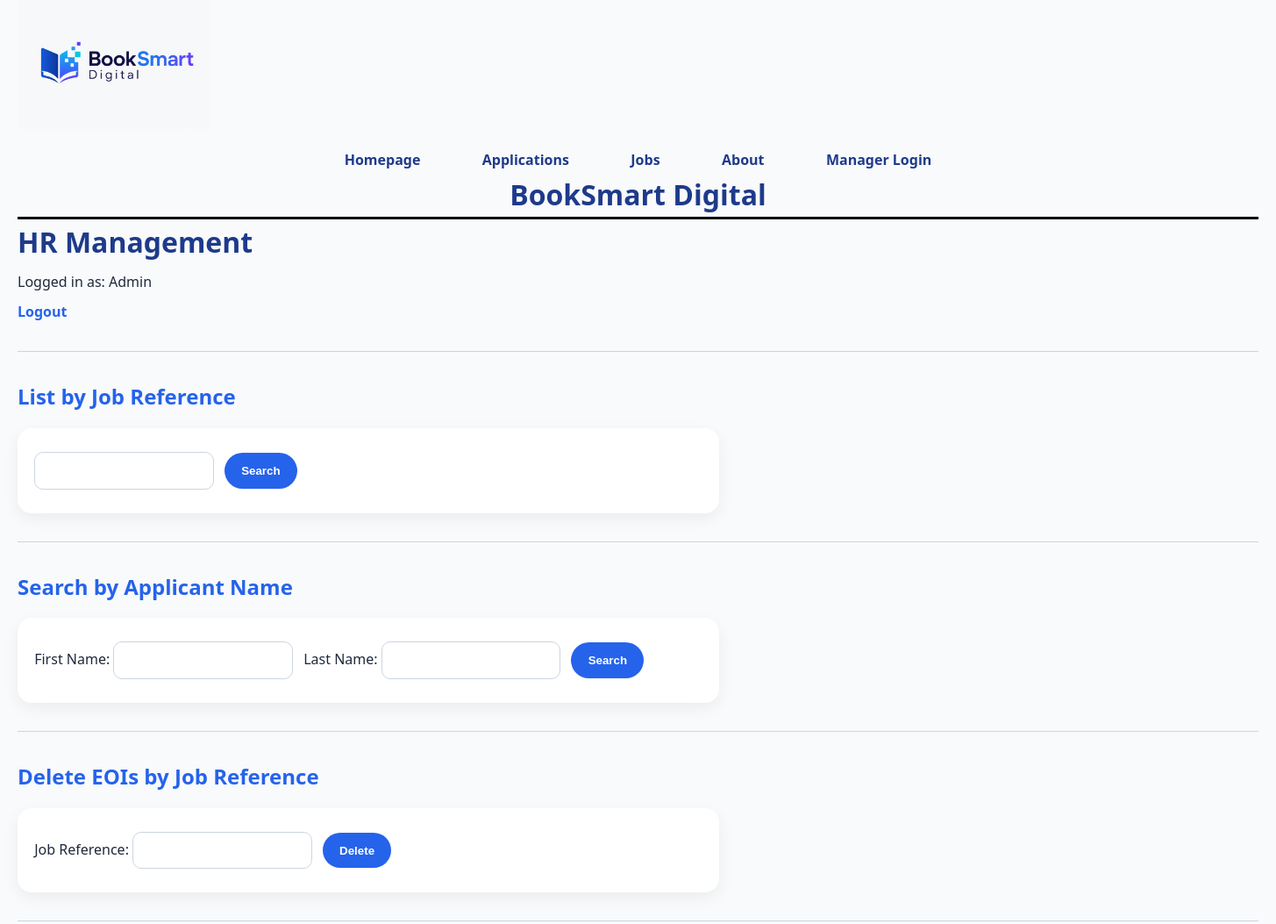
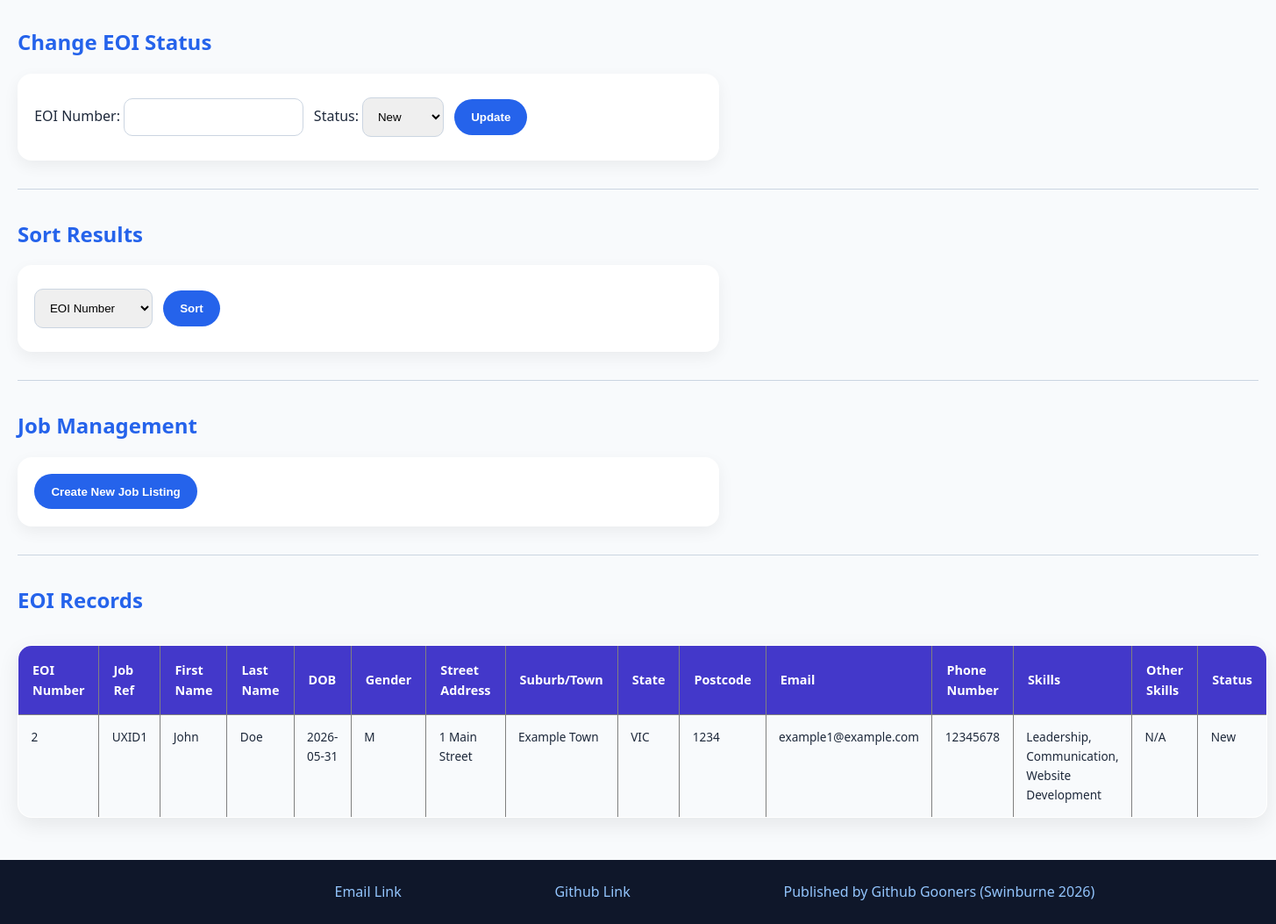
/pages/manage.php?job_ref=UXID1 (signed in), run on the app's committed database (2 pictures, top to bottom).
### tables this page shows
CREATE TABLE `eoi` (
  `EOInumber` int(11) NOT NULL,
  `job_ref` varchar(5) NOT NULL,
  `first_name` varchar(20) NOT NULL,
  `last_name` varchar(20) NOT NULL,
  `dob` date NOT NULL,
  `gender` varchar(1) NOT NULL,
  `street_address` varchar(40) NOT NULL,
  `suburb_town` varchar(40) NOT NULL,
  `state` varchar(3) NOT NULL,
  `postcode` varchar(4) NOT NULL,
  `email` varchar(40) NOT NULL,
  `phone_number` varchar(12) NOT NULL,
  `skills` text DEFAULT NULL,
  `other_skills` text DEFAULT NULL,
  `status` varchar(7) NOT NULL
);

### pages/manage.php (the view, shortened to what this page needs)
<?php
require_once("settings.php");
$conn = mysqli_connect($host, $user, $pwd, $sql_db);
$sort = "EOInumber";
$query = "SELECT * FROM eoi";
if (isset($_GET["job_ref"]) && $_GET["job_ref"] != "") {
    $job_ref = trim($_GET["job_ref"]);
    $query = "SELECT * FROM eoi
              WHERE job_ref='$job_ref'
              ORDER BY $sort";
}
else {
    $query .= " ORDER BY $sort";
}
$result = mysqli_query($conn, $query);
?>
<!DOCTYPE html>
<html lang="en">
<head>
    <link rel="stylesheet" href="../styles/styles.css">
</head>
<body>
<?php
    include '../IncFiles/header.inc';
?>
<div class="manage-page">
<h1>HR Management</h1>
<p>
    Logged in as:
    <?php echo $_SESSION["username"]; ?>
</p>
<p>
    <a href="logout.php">Logout</a>
</p>
<hr>
<h2>List by Job Reference</h2>
<form action="manage.php" method="get">
    <input type="text" name="job_ref">
    <input type="submit" value="Search">
</form>
<hr>
<h2>Search by Applicant Name</h2>
<form action="manage.php" method="get">
    First Name:
    <input type="text" name="first_name">
    Last Name:
    <input type="text" name="last_name">
    <input type="submit" value="Search">
</form>
<hr>
<h2>Delete EOIs by Job Reference</h2>
<form action="manage.php" method="post">
    Job Reference:
    <input type="text" name="delete_job_ref">
    <input type="submit" value="Delete">
</form>
<hr>
<h2>Change EOI Status</h2>
<form action="manage.php" method="post">
    EOI Number:
    <input type="number" name="eoi_number">
    Status:
    <select name="status">
        <option value="New">New</option>
    </select>
    <input type="submit" value="Update">
</form>
<hr>
<h2>Sort Results</h2>
<form action="manage.php" method="get">
    <select name="sort">
        <option value="EOInumber">EOI Number</option>
    </select>
    <input type="submit" value="Sort">
</form>
<hr>
<h2>Job Management</h2>
<form action="add_job.php" method="get">
    <input type="submit" value="Create New Job Listing">
</form>
<hr>
<h2>EOI Records</h2>
<table border="1">
<tr>
    <th>EOI Number</th>
    <th>Job Ref</th>
    <th>First Name</th>
    <th>Last Name</th>
    <th>DOB</th>
    <th>Gender</th>
    <th>Street Address</th>
    <th>Suburb/Town</th>
    <th>State</th>
    <th>Postcode</th>
    <th>Email</th>
    <th>Phone Number</th>
    <th>Skills</th>
    <th>Other Skills</th>
    <th>Status</th>
</tr>
<?php
if ($result && mysqli_num_rows($result) > 0) {
    while ($row = mysqli_fetch_assoc($result)) {
        echo "<tr>";
        echo "<td>" . $row["EOInumber"] . "</td>";
        echo "<td>" . $row["job_ref"] . "</td>";
        echo "<td>" . $row["first_name"] . "</td>";
        echo "<td>" . $row["last_name"] . "</td>";
        echo "<td>" . $row["dob"] . "</td>";
        echo "<td>" . $row["gender"] . "</td>";
        echo "<td>" . $row["street_address"] . "</td>";
        echo "<td>" . $row["suburb_town"] . "</td>";
        echo "<td>" . $row["state"] . "</td>";
        echo "<td>" . $row["postcode"] . "</td>";
        echo "<td>" . $row["email"] . "</td>";
        echo "<td>" . $row["phone_number"] . "</td>";
        echo "<td>" . $row["skills"] . "</td>";
        echo "<td>" . $row["other_skills"] . "</td>";
        echo "<td>" . $row["status"] . "</td>";
        echo "</tr>";
    }
}
else {
    echo "<tr><td colspan='15'>No records found.</td></tr>";
}
?>
</table>
</div>
<?php include '../IncFiles/footer.inc';
?>
</body>
</html>

### styles/styles.css (style rules this page uses)
* { margin: 0; padding: 0; box-sizing: border-box; }
body { font-family: "Segoe UI", Arial, sans-serif; background: #F8FAFC; color: #1E293B; line-height: 1.6; padding-left: 20px; padding-right: 20px; }
h1 { color: #1E3A8A; }
h2 { color: #2563EB; }
.manage-page h1 { margin-bottom: 0.5rem; }
.manage-page h2 { margin-top: 2rem; margin-bottom: 1rem; }
.manage-page p { margin: 0.5rem 0; }
.manage-page p a { color: #2563EB; font-weight: 600; text-decoration: none; }
.manage-page hr { margin: 2rem 0; border: none; border-top: 1px solid #CBD5E1; }
.manage-page form { background: white; padding: 1.2rem; border-radius: 16px; box-shadow: 0 6px 18px rgba(0,0,0,0.06); max-width: 800px; margin-bottom: 1rem; }
.manage-page form input[type="text"], .manage-page form input[type="number"], .manage-page form select { padding: 0.8rem; border-radius: 10px; border: 1px solid #CBD5E1; margin: 0.5rem 0.5rem 0.5rem 0; outline: none; transition: 0.2s; }
.manage-page form input[type="submit"] { background: #2563EB; color: white; border: none; padding: 0.8rem 1.2rem; border-radius: 50px; cursor: pointer; font-weight: 600; transition: 0.3s; }
.manage-page table { width: 100%; border-collapse: collapse; background: white; border-radius: 16px; overflow: hidden; box-shadow: 0 8px 25px rgba(0,0,0,0.08); margin-top: 2rem; }
.manage-page table th { background: #4338CA; color: white; padding: 1rem; text-align: left; font-size: 0.9rem; }
.manage-page table td { padding: 0.9rem; border-bottom: 1px solid #E2E8F0; font-size: 0.85rem; vertical-align: top; }
.manage-page table tr:nth-child(even) { background: #F8FAFC; }

### data on the page
eoi: EOInumber "2", job_ref "UXID1", first_name "John", last_name "Doe", dob "2026-05-31", gender "M", street_address "1 Main Street", suburb_town "Example Town", state "VIC", postcode "1234", email "example1@example.com", phone_number "12345678", skills "Leadership, Communication, Website Development", other_skills "N/A", status "New"

### other printed values
$_SESSION["username"] "Admin"
